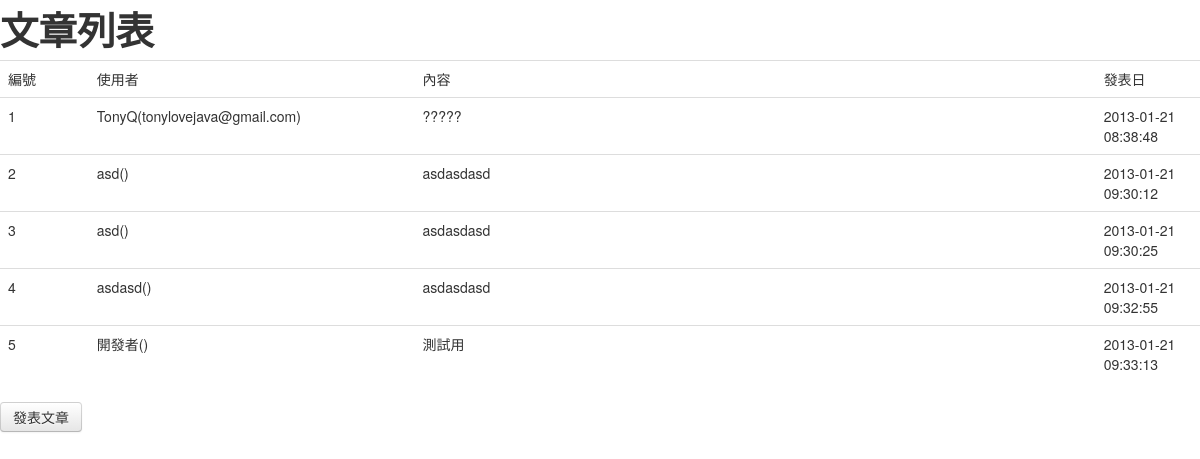
/index.php/post, run on the app's committed database.
### tables this page shows
CREATE TABLE IF NOT EXISTS `5945post` (
  `PostID` bigint(20) NOT NULL AUTO_INCREMENT,
  `UserName` varchar(50) DEFAULT NULL,
  `UserEmail` varchar(100) DEFAULT NULL,
  `Content` text,
  `Category` bigint(20) DEFAULT NULL,
  `CreateDate` timestamp NULL DEFAULT CURRENT_TIMESTAMP,
  `ModifyDate` timestamp NULL DEFAULT NULL,
  PRIMARY KEY (`PostID`)
);

### application/controllers/Post.php (called while the page is built, shortened)
<?php if ( ! defined('BASEPATH')) exit('No direct script access allowed');
class Post extends CI_Controller {
	public function index()
	{
		$this->load->model("PostModel");
		$results = $this->PostModel->find_all();
		$this->load->view('post_index',Array("results" => $results ));
	}
}

### index.php (called while the page is built, shortened)
<?php
require_once BASEPATH.'core/CodeIgniter.php';

### application/models/PostModel.php (called while the page is built, shortened)
<?php if ( ! defined('BASEPATH')) exit('No direct script access allowed');
class PostModel extends CI_Model {
    public function find_all(){
    	$this->db->select("*");
    	$query = $this->db->get("5945Post");
    	return $query->result();
    }
}

### application/views/post_index.php (the view, shortened to what this page needs)
<!DOCTYPE html>
<html lang="en">
<head>
	<?php include("_header.php") ?>
</head>
<body>
<div id="container">
	<h1>文章列表</h1>
	<table class="table">
		<tr>
			<td>編號</td>
			<td>使用者</td>
			<td>內容</td>
			<td>發表日</td>
		<tr>
		<?php foreach($results as $result){ ?>
			<tr>
				<td class="span1"><?=$result->PostID?></td>
				<td class="span2"><?=htmlspecialchars($result->UserName)?>(<?=htmlspecialchars($result->UserEmail)?>)</td>
				<td class="span6"><?=htmlspecialchars($result->Content)?></td>
				<td class="span1"><?=$result->CreateDate?></td>
			</tr>
		<?php }?>
	</table>
	<a href="<?=site_url("/post/new_")?>" class="btn">發表文章</a>
</div>
</body>
</html>

### application/views/_header.php (shortened to what this page needs)
<link href="<?=base_url("css/bootstrap.css")?>" rel="stylesheet">
<link href="<?=base_url("css/bootstrap-responsive.css")?>" rel="stylesheet">

### data on the page
5945post: PostID "1", UserName "TonyQ", UserEmail "tonylovejava@gmail.com", Content "?????", CreateDate "2013-01-21 08:38:48"
5945post: PostID "2", UserName "asd", Content "asdasdasd", CreateDate "2013-01-21 09:30:12"
5945post: PostID "3", UserName "asd", Content "asdasdasd", CreateDate "2013-01-21 09:30:25"
5945post: PostID "4", UserName "asdasd", Content "asdasdasd", CreateDate "2013-01-21 09:32:55"
5945post: PostID "5", UserName "開發者", Content "測試用", CreateDate "2013-01-21 09:33:13"
